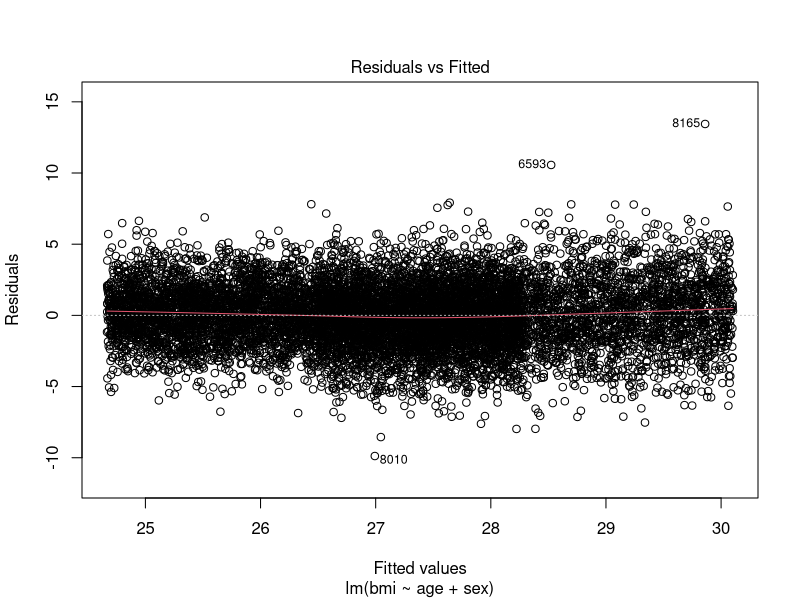
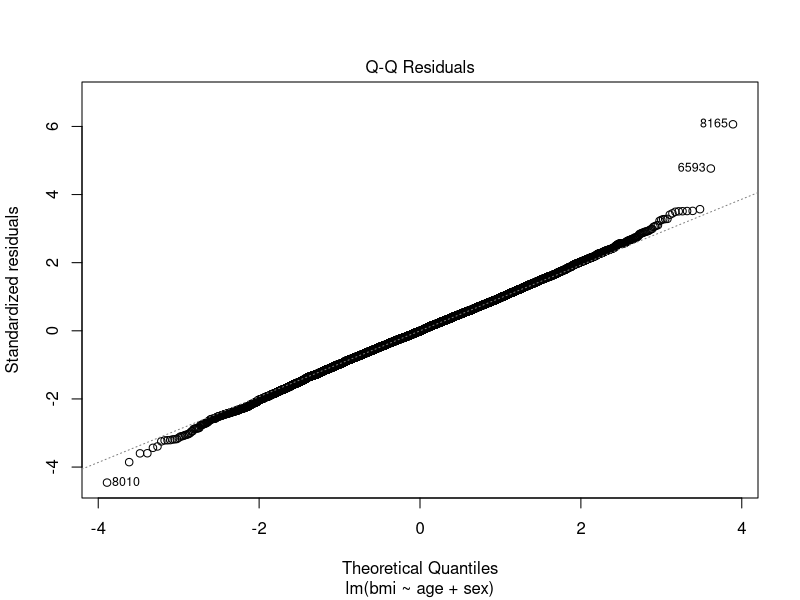
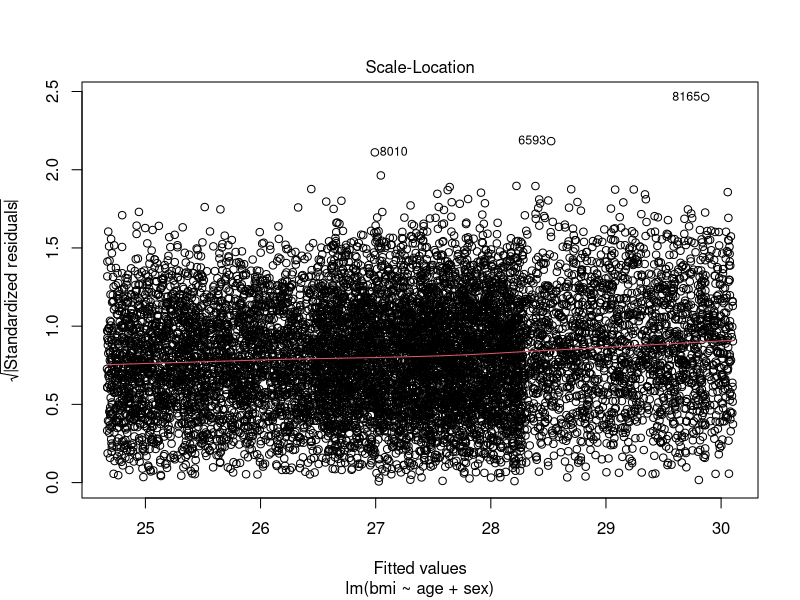
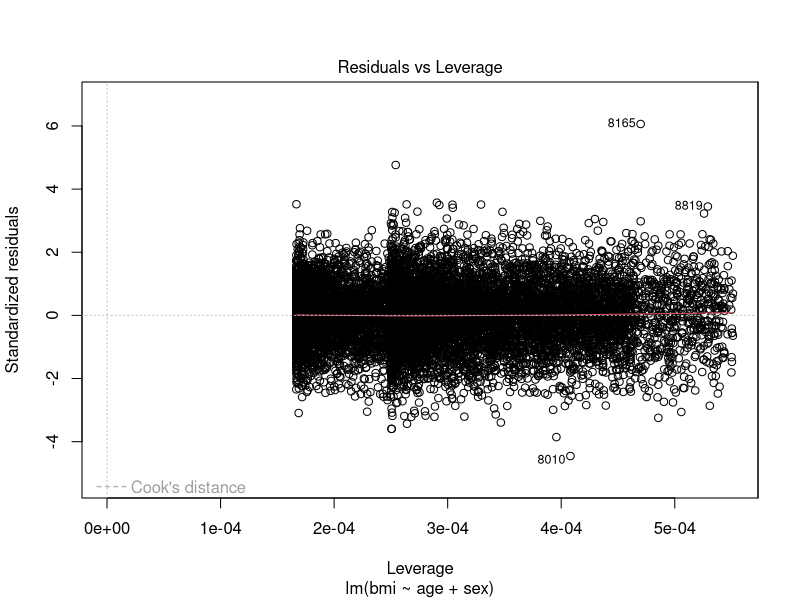

Source code (R) for these figures, in order:
#creating the function: simCohort

simCohort <- function (N,S) {
    id <- c(1:N)
    set.seed(S)
    sex <- c(rep.int(0, N*6/10), (rep.int(1, N*4/10)))
    
    total <- data.frame(sex, id)
    total$sex <- factor (total$sex,
                         levels = c(0, 1),
                         labels = c("male", "female"))
    
    total$ethnic <-rbinom(N, 1, 0.05)
    total$ethnic <- factor (total$ethnic,
                            levels = c(0, 1),
                            labels = c("non-white", "white"))
    
    smokevalues <- c(0, 1, 2)
    total$smoke <- ifelse(total$sex == 0, sample(smokevalues, 600, replace = TRUE, prob = c(0.5, 0.3, 0.2)), sample(smokevalues, 400, replace = TRUE, prob = c(0.6, 0.3, 0.1)))
    
    total$smoke <- factor (total$smoke,
                                     levels = c(0, 1, 2),
                                     labels = c("never", "ex", "current"))
    
    total$age <-runif(N, min = 40, max = 70) 
    total$bmi <- ifelse(total$sex=="male", 21 + 0.1*total$age + rnorm(N, 0 , 2), 
                       20 + 0.15*total$age + rnorm(N, 0 , 2.5))

    return(total)
    }

cohort1 <- simCohort(100,123)
cohort2 <- simCohort(10000 , 987)

#there are six variables as in the total dataframe, so all the variables
#are create int the function

# Examine the association between age and sex (exposures) and bmi (continuous outcome). Use the lm function.
model1_cohort1 <- lm(bmi ~ age + sex , data=cohort1)
summary(model1_cohort1)

model1_cohort2 <- lm(bmi ~ age + sex , data=cohort2)
summary(model1_cohort2)

library(Epi)
ci.lin(model1_cohort1)
ci.lin(model1_cohort2)

#using glm:
glm_cohort1 <- glm(bmi~age + sex , data=cohort1 , family=gaussian)
summary(glm_cohort1)

#Examine whether sex modifies the effect of age on bmi. Include an interaction between age and sex in the model.
model2_cohort1 <- lm(bmi ~ age * sex , data=cohort1)
summary(model2_cohort1)

model2_cohort2 <- lm(bmi ~ age * sex , data=cohort2)
summary(model2_cohort2)

plot(model1_cohort2)
